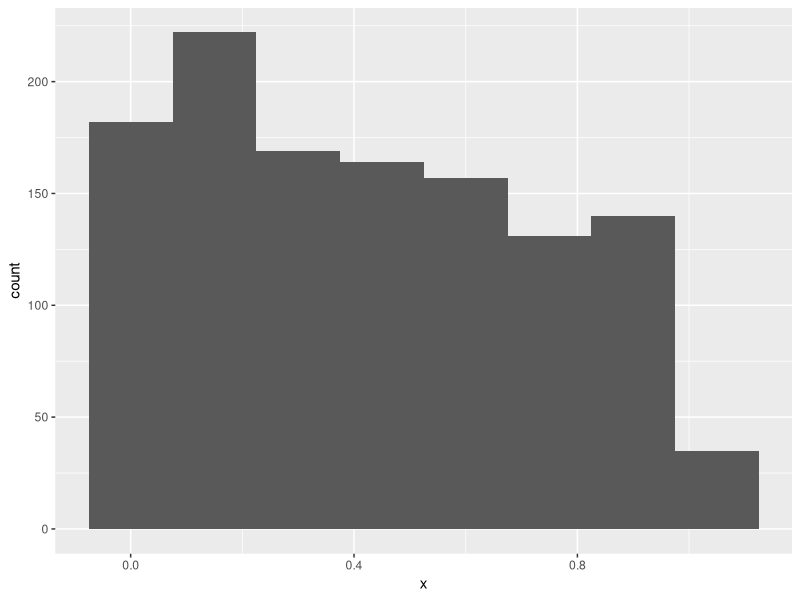
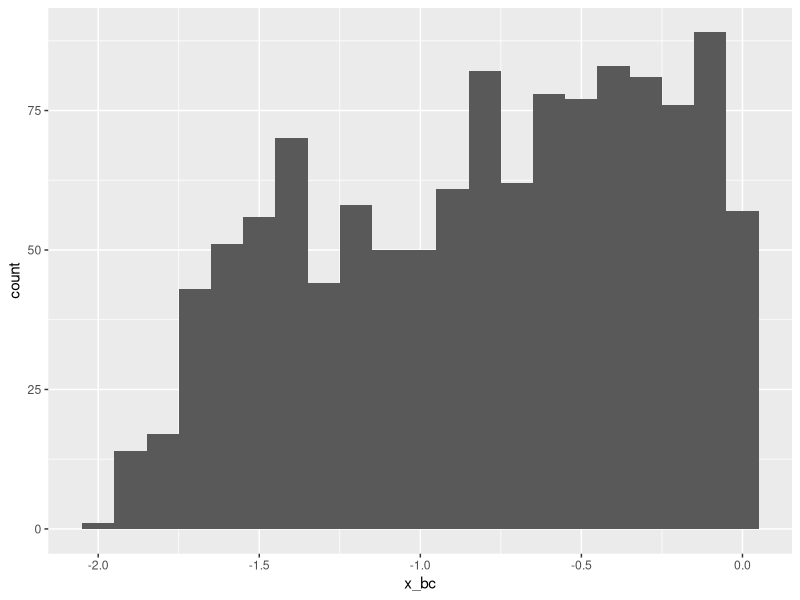

Here is the R script that generated these plots, in order:
x <- c(1,2,3,4,5,6,7,8,9,10)
x_cs <- scale(x, center = TRUE, scale = TRUE)
print(x_cs)
attributes(x_cs)
attr(x, 'dim')
attr(x, 'scaled:center')
attr(x, 'scaled:scale')
attr(x, 'col_name') <- 'sample'

# install.packages('caret')
# install.packages('e1071')
library(caret)
x <- c(runif(1000), .1*runif(100), .2*runif(100))
ggplot() + aes(x) + geom_histogram(binwidth = .15)
bc <- BoxCoxTrans(x)
x_bc <- predict(bc, x)
ggplot() + aes(x_bc) + geom_histogram(binwidth = .1)
